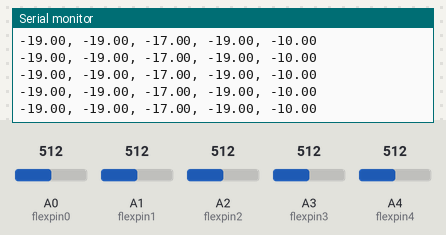
Recording of a sketch running on a simulated Arduino Uno, built with avr-gcc and run on an emulated ATmega328P. Parts: the last lines printed to the serial monitor. The test bench sets the inputs (shaded band); at power-on: A0 (flexpin0) = 512, A1 (flexpin1) = 512, A2 (flexpin2) = 512, A3 (flexpin3) = 512, A4 (flexpin4) = 512.

Above: at 1.2 s.
1.3 s: A0 (flexpin0) set to 430
At 1.4 s:
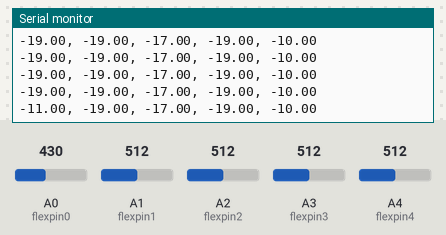
4.3 s: A0 (flexpin0) set to 402
At 4.31 s:
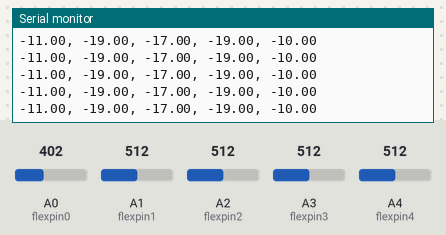
5.8 s: A1 (flexpin1) set to 426
At 5.81 s:
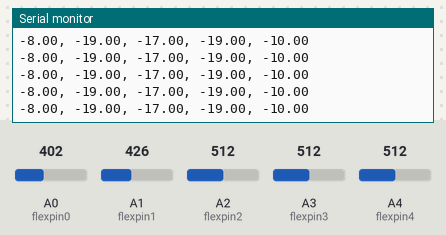
7.3 s: A1 (flexpin1) set to 399
At 7.31 s:
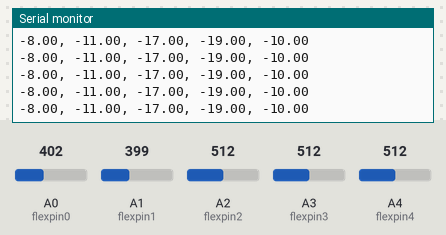
10.3 s: A2 (flexpin2) set to 344
At 10.9 s:
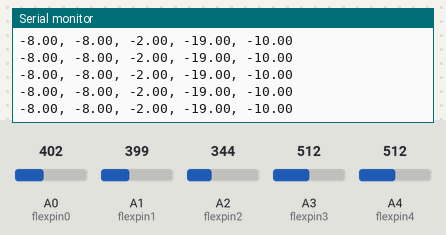
11.8 s: A2 (flexpin2) set to 321
At 12.3 s:
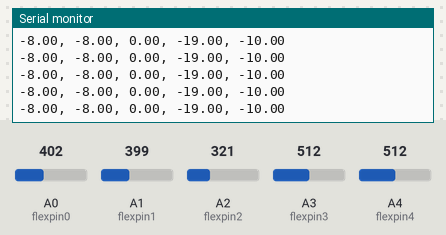
Timing chart, 0 to 14.3 s (numbered marks = the images above; inputs shaded):
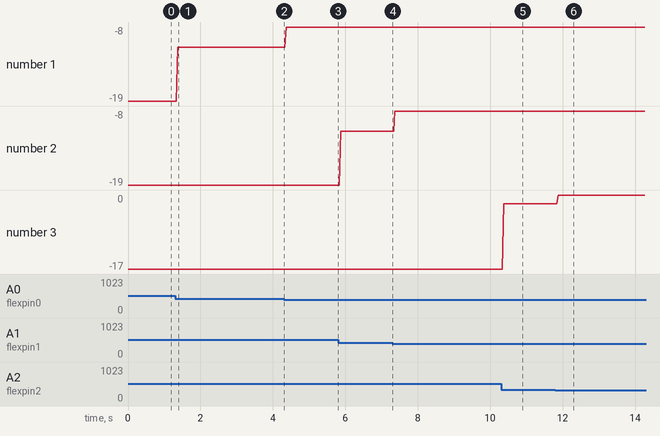

The sketch:

Flex1.1.ino
```cpp
int flexpin0 = A0;
int flexpin1 = A1;
int flexpin2 = A2;
int flexpin3 = A3;
int flexpin4 = A4;

int flexMin0 = 310;
int flexMax0 = 125;

int flexMin1 = 310;
int flexMax1 = 125;

int flexMin2 = 320;
int flexMax2 = 125;

int flexMin3= 310;
int flexMax3 = 125;

int flexMin4 = 300;
int flexMax4 = 125;


void setup() {
  // put your setup code here, to run once:
Serial.begin(9600);

}


void loop() {
  // put your main code here, to run repeatedly:
  int flexVal0;
  int flexVal1;
  int flexVal2;
  int flexVal3;
  int flexVal4;

  flexVal0 = analogRead(flexpin0);
  flexVal1= analogRead(flexpin1);
  flexVal2= analogRead(flexpin2);
  flexVal3= analogRead(flexpin3);
  flexVal4= analogRead(flexpin4);

  float angle0 = map(flexVal0, flexMin0, flexMax0, 0, 18);
  float angle1 = map(flexVal1, flexMin1, flexMax1, 0, 18);
  float angle2 = map(flexVal2, flexMin2, flexMax2, 0, 18);
  float angle3 = map(flexVal3, flexMin3, flexMax3, 0, 18);
  float angle4 = map(flexVal4, flexMin4, flexMax4, 0, 9);

  Serial.print(angle0);
  Serial.print(", ");
  Serial.print(angle1);
  Serial.print(", ");
  Serial.print(angle2);
  Serial.print(", ");
  Serial.print(angle3);
  Serial.print(", ");
  Serial.println(angle4);

  delay(20);

}
```

Measured:
- after the input at 1.3 s, the serial monitor: prints a new line after 0.07 s (image 1)
- after the input at 10.3 s, the serial monitor: prints a new line after 0.07 s (image 5)
- after the input at 11.8 s, the serial monitor: prints a new line after 0.07 s (image 6)
- plotted number 1: -19 → -11 after the input at 1.3 s, -11 → -8 after the input at 4.3 s
- plotted number 3: -17 → -2 after the input at 10.3 s, -2 → 0 after the input at 11.8 s
